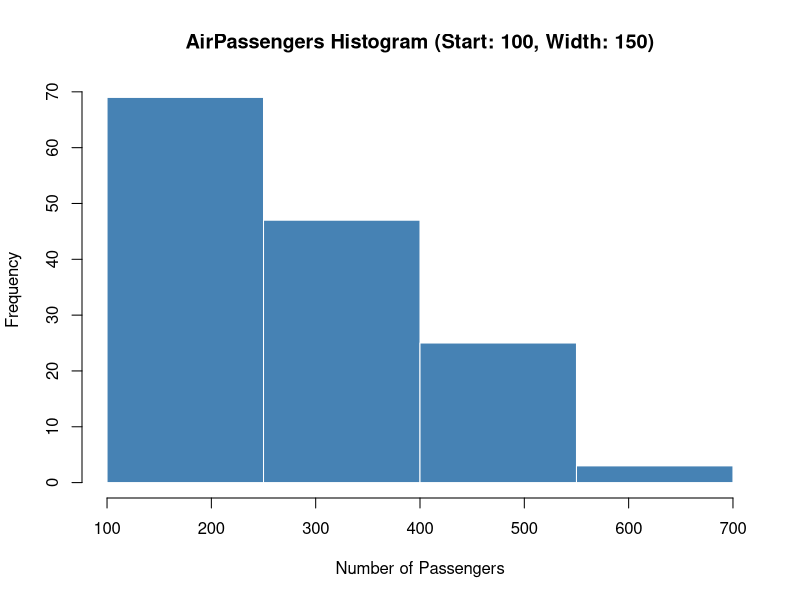

This figure's R source:

data("AirPassengers")
custom_breaks <- seq(100, 700, by = 150)

hist(AirPassengers, 
     breaks = custom_breaks, 
     main = "AirPassengers Histogram (Start: 100, Width: 150)", 
     xlab = "Number of Passengers", 
     ylab = "Frequency", 
     col = "steelblue", 
     border = "white",
     right = FALSE)
